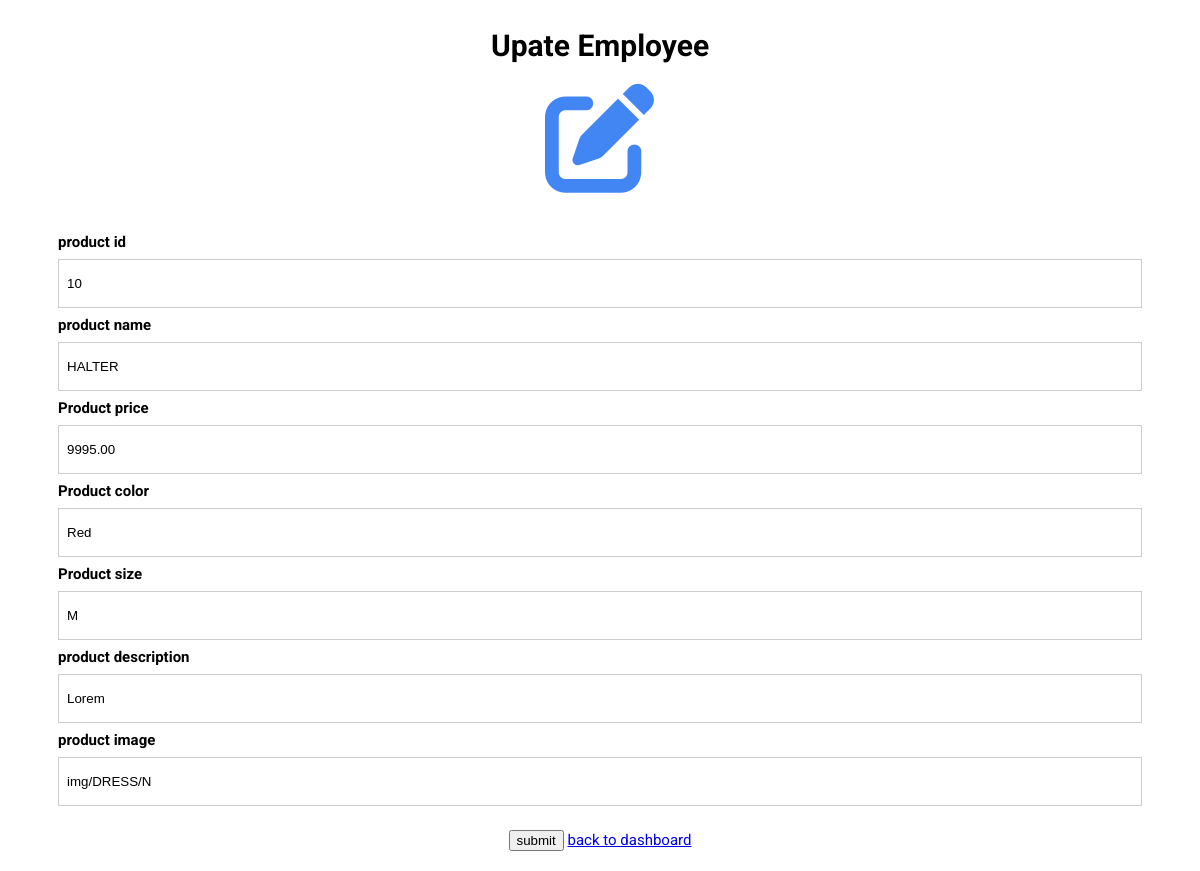
The page /admin_dashboard/product_update.php?id=10 on the database its author committed.
### tables this page shows
CREATE TABLE `products` (
  `product_id` int(11) NOT NULL,
  `product_image` varchar(255) NOT NULL,
  `product_name` varchar(255) NOT NULL,
  `product_category` varchar(255) NOT NULL,
  `product_price` float(110,2) NOT NULL,
  `product_quantity` int(100) NOT NULL,
  `product_color` varchar(255) NOT NULL,
  `product_size` enum('S','M','L','XL','39','40','41','42','43','') NOT NULL,
  `total_product_quantity` int(14) NOT NULL,
  `product_description` varchar(255) NOT NULL,
  `is_deleted` tinyint(4) NOT NULL,
  `created_at` timestamp NOT NULL DEFAULT current_timestamp(),
  `updated_at` timestamp NOT NULL DEFAULT current_timestamp()
);

### admin_dashboard/product_update.php (the view, shortened to what this page needs)
<?php
include "../connection.php";
$get_data = "SELECT * FROM products WHERE product_id= $_GET[id]";
$stmt= $conn->query($get_data);
$product_data = $stmt->fetch_assoc();
?>
<!DOCTYPE html>
<html>
  <head> <script src="https://kit.fontawesome.com/f32d43040b.js"></script>
    <link rel="stylesheet" href="https://use.fontawesome.com/releases/v5.4.1/css/all.css">
  </head>
  <body>
    <form action="" method="post">
      <h1>Upate Employee</h1>
      <div class="icon">
        <i class="fa-solid fa-pen-to-square"></i>
      </div>
      <div class="formcontainer">
      <div class="container">
        <label for="uname"><strong>product id</strong></label>
        <input type="text" placeholder="product_id" name="product_id"  value =<?php echo $product_data['product_id']; ?> readonly   >
        <label for="mail"><strong>product name</strong></label>
        <input type="text" placeholder="product name" name="product_name" value= <?php echo $product_data['product_name']; ?> >
        <label for="psw"><strong>Product price</strong></label>
        <input type="text" placeholder="Productprice" name="product_price" value=<?php echo $product_data['product_price']; ?>>
        <label for="psw"><strong>Product color</strong></label>
        <input type="text" placeholder="Productcolor" name="product_color" value=  <?php echo $product_data['product_color']; ?>>
        <label for="psw"><strong>Product size</strong></label>
        <input type="text" placeholder="Product size" name="product_size" value=  <?php echo $product_data['product_size']; ?>>
        <label for="psw"><strong>product description</strong></label>
        <input type="text" placeholder="product description" name="product_description" value=  <?php echo $product_data['product_description']; ?>>
        <label for="psw"><strong>product image</strong></label>
        <input type="text" placeholder="product image" name="product_image" value=  <?php echo $product_data['product_image']; ?>>
      </div>
      <input type="submit" name="submit" value="submit">
    </form>
    <a href="product_dashboard.php">back to dashboard</a>
  </body>
</html>

### admin_dashboard/product_update.php (style rules this page uses)
html, body { display: flex; justify-content: center; font-family: Roboto, Arial, sans-serif; font-size: 15px; }
form { margin border: 5px solid #f1f1f1; }
input[type=text], input[type=password] { width: 100%; padding: 16px 8px; margin: 8px 0; display: inline-block; border: 1px solid #ccc; box-sizing: border-box; }
.icon { font-size: 110px; display: flex; justify-content: center; color: #4286f4; }
h1 { text-align:center; fone-size:18; }
.formcontainer { text-align: center; margin: 24px 50px 12px; }
.container { padding: 16px 0; text-align:left; }

### rows shown on the page
products: product_id "10", product_price "9995.00", product_color "Red", product_size "M"
